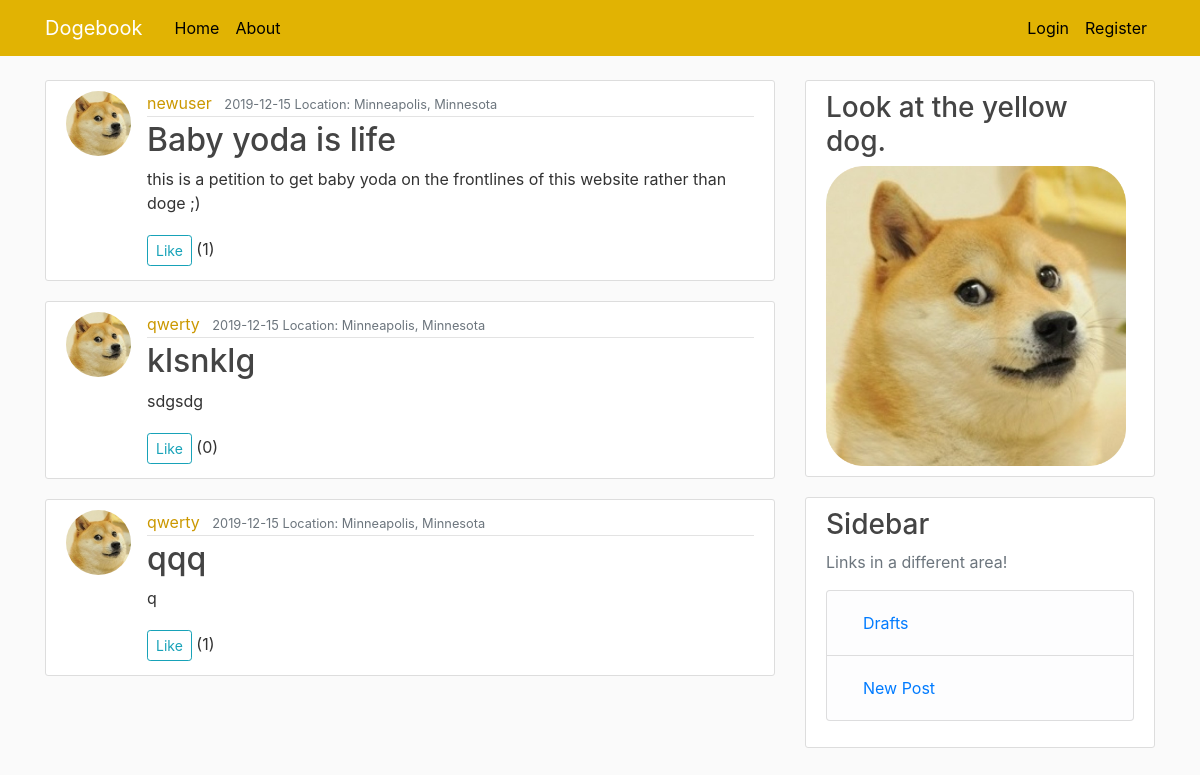
Page /home on the earlier database version.
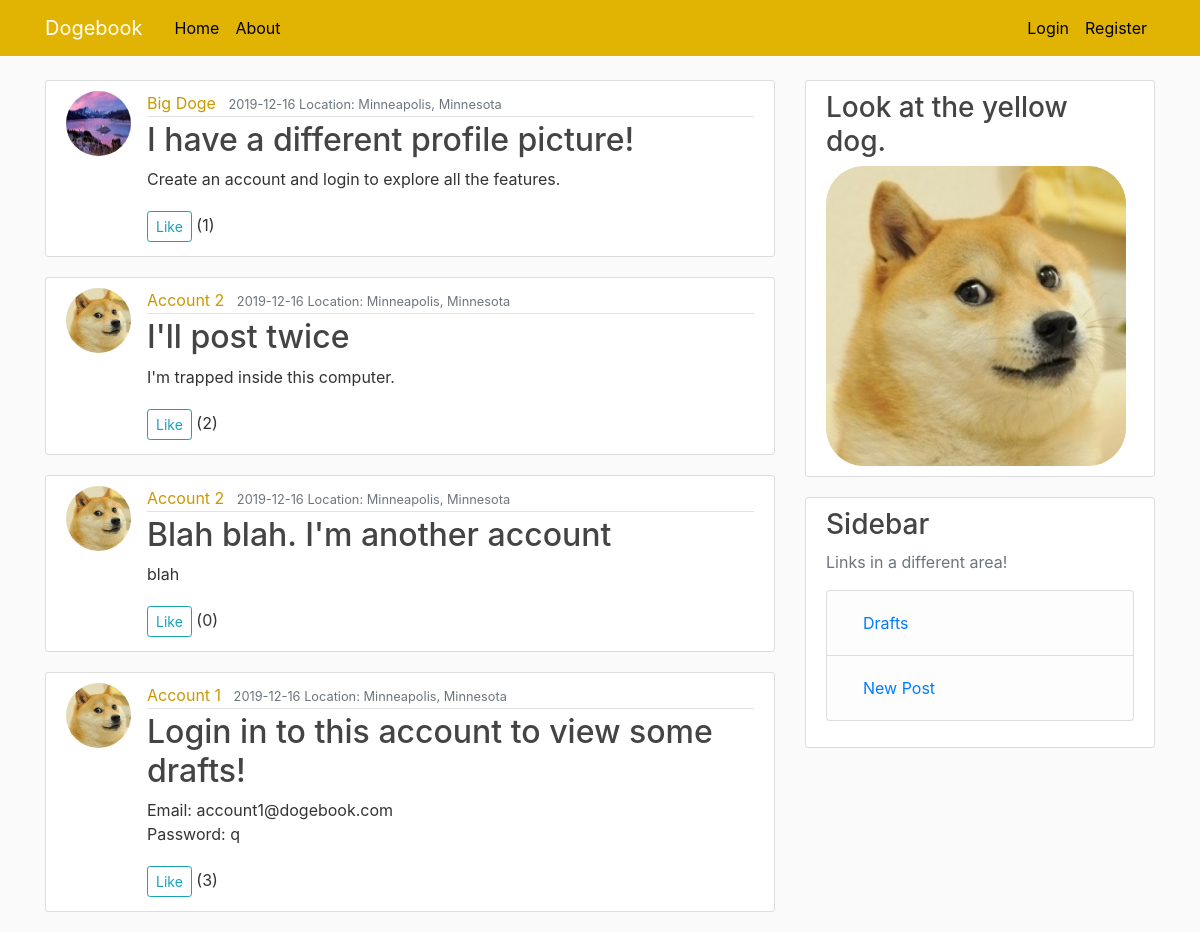
Same page on the later database version.
### flaskapp/models.py (models this page shows, shortened)
class Post(db.Model):
    id =  db.Column(db.Integer, primary_key = True)
    title = db.Column(db.String(100), nullable = False)
    date_posted = db.Column(db.DateTime, nullable = False, default = datetime.utcnow)
    content = db.Column(db.Text, nullable = False)
    user_id = db.Column(db.Integer, db.ForeignKey('user.id'), nullable = False)
    city = db.Column(db.String(50), nullable = True)
    state  = db.Column(db.String(50), nullable = True)
    num_likes =  db.Column(db.Integer, default = 0)

class User(db.Model, UserMixin):
    id = db.Column(db.Integer, primary_key = True)
    username =  db.Column(db.String(20), unique = True, nullable = False)
    email =  db.Column(db.String(120), unique = True, nullable = False)
    image_file =  db.Column(db.String(20), nullable = False, default = 'default.jpg')
    password =  db.Column(db.String(60), nullable = False)
    posts = db.relationship('Post', backref = 'author', lazy = True)
    drafts = db.relationship('Draft', backref = 'author', lazy = True)

### flaskapp/routes.py (the view)
@app.route('/')
@app.route("/home")
def home():
    if current_user.is_anonymous != True:
        user_liked =  PostLikes.query.filter_by(user_id=current_user.id).all()
        pass_like = []
        for likes in user_liked:
            pass_like.append(likes.post_id)
        print(pass_like)
        posts = Post.query.all()
        return render_template('home.html', posts= posts, pass_like = pass_like)
    else:
        posts = Post.query.all()
        return render_template('home.html', posts= posts)

### flaskapp/templates/home.html
{% extends "layout.html" %}
{% block content %}
    {% for post in posts|reverse%}
    <article class="media content-section">
      <img class="rounded-circle article-img" src="{{url_for('static', filename='profile_pics/'+ post.author.image_file)}}">
      <div class="media-body">
        <div class="article-metadata">
          <a class="mr-2" href="#">{{ post.author.username }}</a>
          <small class="text-muted">{{ post.date_posted.strftime('%Y-%m-%d') }} Location: {{ post.city }}, {{ post.state }}</small>
        </div>
        <h2><a class="article-title" href="{{url_for('post', post_id= post.id)}}">{{ post.title }}</a></h2>
        <p class="article-content">{{ post.content }}</p>
        {% if post.id in pass_like %}
          <a class="btn btn-secondary btn-sm mt-1 mb-1" href="{{url_for('like_post', post_id= post.id)}}">Unlike</a>
        {% else %}
          <a class="btn btn-outline-info btn-sm mt-1 mb-1" href="{{url_for('like_post', post_id= post.id)}}">Like</a>
        {% endif %}
        ({{ post.num_likes }})
      </div>
    </article>
    {% endfor %}
{% endblock content%}

### flaskapp/templates/layout.html (shortened to what this page needs)
<!DOCTYPE html>
<html lang="en" dir="ltr">
  <head>
    <link rel="stylesheet" href="https://stackpath.bootstrapcdn.com/bootstrap/4.3.1/css/bootstrap.min.css">
    <link rel="stylesheet" type="text/css" href="{{url_for('static',filename='main.css')}}">
  </head>
  <body>
    <header class="site-header">
      <nav class="navbar navbar-expand-md navbar-dark bg-steel fixed-top">
        <div class="container">
          <a class="navbar-brand mr-4" href="/">Dogebook</a>
          <div class="collapse navbar-collapse" id="navbarToggle">
            <div class="navbar-nav mr-auto">
              <a class="nav-item nav-link" href="/">Home</a>
              <a class="nav-item nav-link" href="/about">About</a>
            </div>
            <div class="navbar-nav">
              {% if current_user.is_authenticated %}
              <a class="nav-item nav-link" href="/drafts">Drafts</a>
              <a class="nav-item nav-link" href="/post/new">New Post</a>
              <a class="nav-item nav-link" href="/account">Account</a>
              <a class="nav-item nav-link" href="/logout">Logout</a>
              {%else %}
                <a class="nav-item nav-link" href="/login">Login</a>
                <a class="nav-item nav-link" href="/register">Register</a>
              {%endif%}
            </div>
          </div>
        </div>
      </nav>
    </header>
    <main role="main" class="container">
      <div class="row">
        <div class="col-md-8">
          {% block content %}{% endblock %}
        </div>
        <div class="col-md-4">
          <div class="content-section">
            <h3>Look at the yellow dog.</h3>
            <img src="../static/profile_pics/default.jpg" alt="Doge" width="300" height="300">
          </div>
          <div class="content-section">
            <h3>Sidebar</h3>
            <p class='text-muted'>Links in a different area!
              <ul class="list-group">
                <li class="list-group-item list-group-item-light"><a class="nav-item nav-link" href="/drafts">Drafts</a></li>
                <li class="list-group-item list-group-item-light"><a class="nav-item nav-link" href="/post/new">New Post</a></li>
              </ul>
            </p>
          </div>
        </div>
      </div>
    </main>
  </body>
</html>

### flaskapp/static/main.css (style rules this page uses)
body { background: #fafafa; color: #333333; margin-top: 5rem; }
h1, h2, h3, h4, h5, h6 { color: #444444; }
.mr-2 { color:#cb9800; }
.bg-steel { background-color: #e1b303; }
.site-header .navbar-nav .nav-link { color: black; }
.content-section { background: #ffffff; padding: 10px 20px; border: 1px solid #dddddd; border-radius: 3px; margin-bottom: 20px; }
.article-title { color: #444444; }
.article-content { white-space: pre-line; }
.article-img { height: 65px; width: 65px; margin-right: 16px; }
.article-metadata { padding-bottom: 1px; margin-bottom: 4px; border-bottom: 1px solid #e3e3e3 }

Differences in the rows shown:
removed Post: image_file (placeholder picture), author.username "newuser", date_posted "2019-12-15", city "Minneapolis", state "Minnesota", title "Baby yoda is life", content "this is a petition to get baby yoda on the frontlines of this website rather than doge ;)", num_likes "1"
removed Post: image_file (placeholder picture), author.username "qwerty", date_posted "2019-12-15", city "Minneapolis", state "Minnesota", title "klsnklg", content "sdgsdg", num_likes "0"
removed Post: image_file (placeholder picture), author.username "qwerty", date_posted "2019-12-15", city "Minneapolis", state "Minnesota", title "qqq", content "q", num_likes "1"
added Post: image_file (picture), author.username "Big Doge", date_posted "2019-12-16", city "Minneapolis", state "Minnesota", title "I have a different profile picture!", content "Create an account and login to explore all the features.", num_likes "1"
added Post: image_file (placeholder picture), author.username "Account 2", date_posted "2019-12-16", city "Minneapolis", state "Minnesota", title "I'll post twice", content "I'm trapped inside this computer.", num_likes "2"
added Post: image_file (placeholder picture), author.username "Account 2", date_posted "2019-12-16", city "Minneapolis", state "Minnesota", title "Blah blah. I'm another account", content "blah", num_likes "0"
added Post: image_file (placeholder picture), author.username "Account 1", date_posted "2019-12-16", city "Minneapolis", state "Minnesota", title "Login in to this account to view some drafts!", content "Email: account1@dogebook.com Password: q", num_likes "3"
